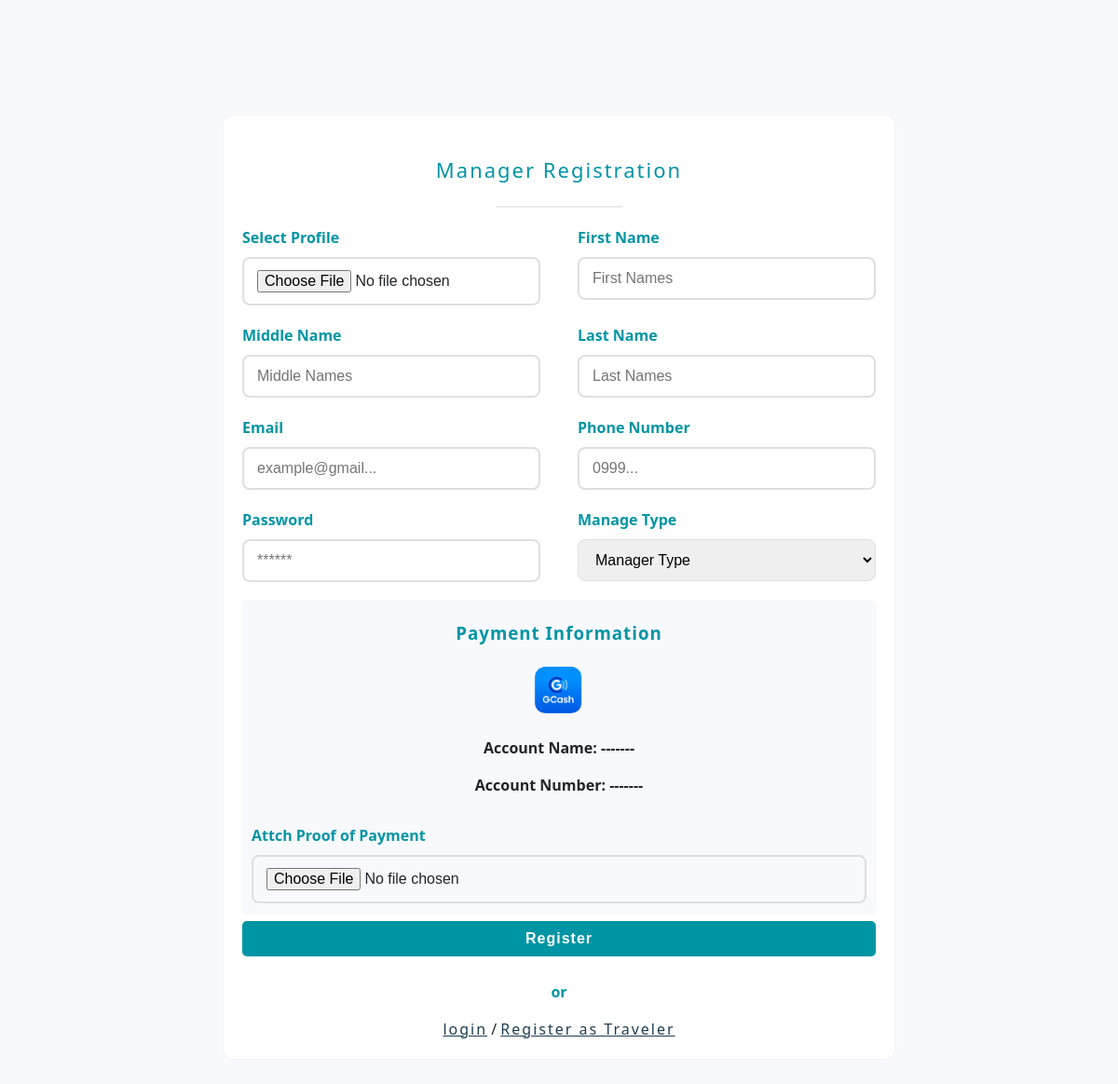
Before: /src/user/register_manager.php with the older database file.
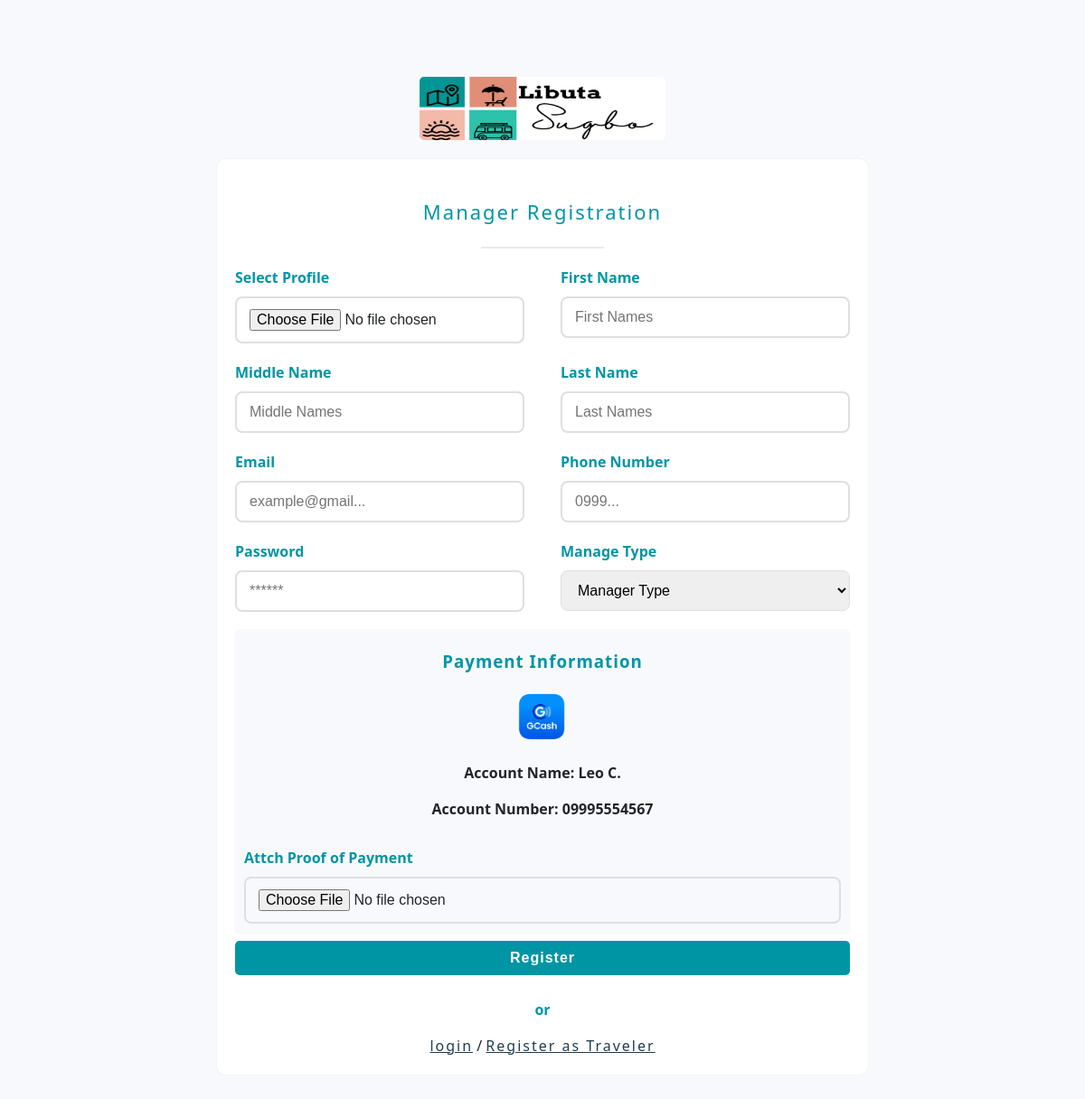
After: the same page with the newer database file.
### tables this page shows
CREATE TABLE `logo` (
  `id` int(255) NOT NULL,
  `image` varchar(255) NOT NULL
);

CREATE TABLE `gcash` (
  `id` int(255) NOT NULL,
  `name` varchar(255) NOT NULL,
  `number` varchar(255) NOT NULL
);

### class/Logo.php (called while the page is built, shortened)
<?php
class Logo extends User{
    public function GetLogo(){
        $con = $this->GetConnection();
        $stmt = $con->prepare("SELECT * FROM logo");
        $executeResult = $stmt->execute();
        return $stmt->fetch(PDO::FETCH_OBJ);
    }
}

### class/Gcash.php (called while the page is built, shortened)
<?php
class Gcash extends User{
    public function GetGcash(){
        $con = $this->GetConnection();
        $stmt = $con->prepare("SELECT * FROM gcash");
        $executeResult = $stmt->execute();
        return $stmt->fetch(PDO::FETCH_OBJ);
    }
}

### src/user/register_manager.php (the view, shortened to what this page needs)
<?php
     $Gcash = new Gcash;
     $GetGcash = $Gcash->GetGcash();
     $accountname = '-------';
     $accountnum = '-------';
     if($GetGcash){
        $accountname = $GetGcash->name;
        $accountnum = $GetGcash->number;
     }
     $logo = new logo;
     $Getlogo = $logo->Getlogo();
     $logoimage = '';
     if($Getlogo){
        $logoimage = $Getlogo->image;
     }
?>
<!DOCTYPE html>
<html lang="en">
<head>
    <link rel="stylesheet" href="../public/css/authentication_style.css?v=6">
</head>
<body>
    <div class="containter-signup">
        <div class="logo_cont-signup">
            <img src="assets/logo/<?php echo $logoimage; ?>" alt="">
        </div>
        <div class="signup-containers">
            <div class="header-container">
                <p id='spamttitle'>
                  Manager Registration
                </p>
            </div>
            <div class="hrdiv">
                <hr class="hr">
           </div>
           <form id="submitForm" class="input-container-signup">
                <div class="signdis">
                    <div class="input-container">
                        <span>Select Profile</span>
                        <input type="file" id="profile_image" name="profile_image" required placeholder="Select Profile">
                    </div>
                    <div class="input-container">
                        <span>First Name</span>
                        <input type="text" id="first_name" name="first_name" required placeholder="First Names">
                    </div>
                    <div class="input-container">
                        <span>Middle Name</span>
                        <input type="text" id="middle_name" name="middle_name" required placeholder="Middle Names">
                    </div>
                    <div class="input-container">
                        <span>Last Name</span>
                        <input type="text" id="last_name" name="last_name" required placeholder="Last Names">
                    </div>
                    <div class="input-container">
                        <span>Email</span>
                        <input type="email" id="email" name="email" required placeholder="example@gmail...">
                    </div>
                    <div class="input-container">
                        <span>Phone Number</span>
                        <input type="number" id="phone" name="phone" required placeholder="0999...">
                    </div>
                    <div class="input-container">
                        <span>Password</span>
                        <input type="password" id="password" name="password" required placeholder="******">
                    </div>
                    <div class="input-container">
                        <span>Manage Type</span>
                        <select name="manager_type" id="manager_type" required>
                            <option>Manager Type</option>
                        </select>
                    </div>
                </div>
                <div class="payment_">
                    <h3>Payment Information</h3>
                    <div class="logo_gcash">
                        <img src="assets/signup/gcashlogo.png" alt="">
                    </div>
                    <div class="rowss">
                            <div id="id_div">
                                <p>Account Name: <span><?php echo ucwords($accountname); ?></span></p>
                                <p>Account Number: <span><?php echo $accountnum; ?></span></p>
                            </div>
                    </div>
                    <div class="input-container2">
                        <span>Attch Proof of Payment</span>
                        <input type="file" id="pop" name="pop" required placeholder>
                    </div>
                </div>
                <div class="submit-container">
                    <button id="submit">
                        <span id="span">Register</span>
                    </button>
                </div>
            </form>
            <div class="sign_up">
                <p>or</p>
                <a href="login">login</a> / <a href="register_traveler">Register as Traveler</a>
            </div>
        </div>
    </div>
</body>
</html>

Changed rows visible on the page:
added logo: image (picture)
added gcash: name "Leo C.", number "09995554567"
Other visible differences:
$accountname: "-------" → (not shown)
$accountnum: "-------" → (not shown)
